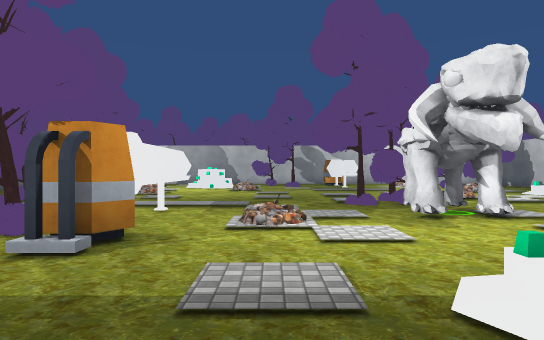
View 1 (above)

16 first-person views from a walk through a scene from a Unity 3-D project. The camera is 1.5 m above the floor, looks level and sees 70° across. The floor is counted in squares, 2 m on a side. Each view is taken from the middle of a square. On the plan, view 1 faces up. The plan holds only what a view shows up to about 12 squares ahead; the rest is blank. The place goes on beyond the plan. Some animated figures are not drawn. Some surface patterns are stand-ins.

View 2
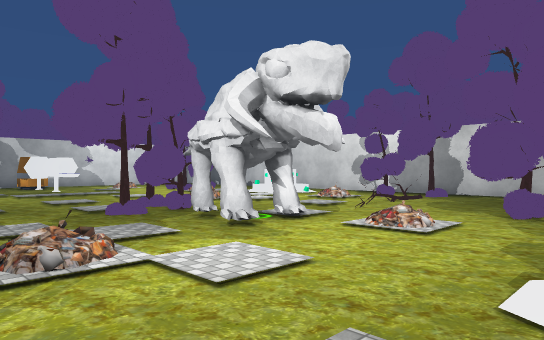

View 3
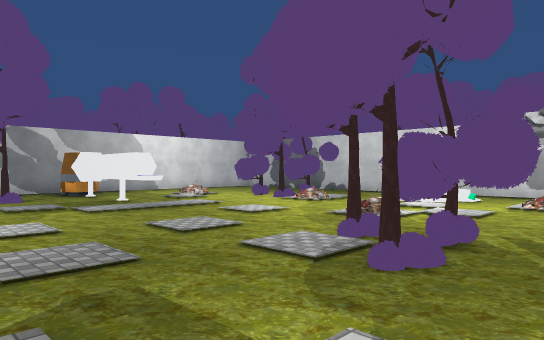

View 4
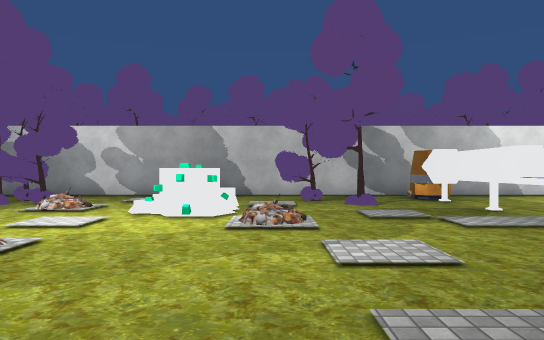

View 5
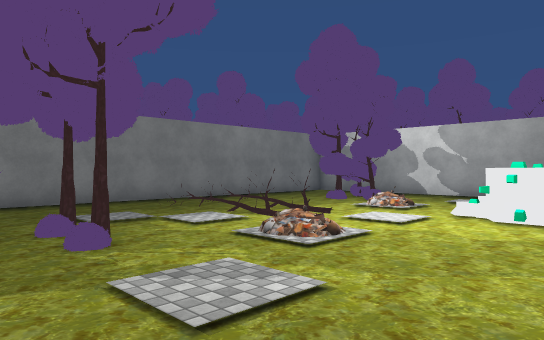

View 6
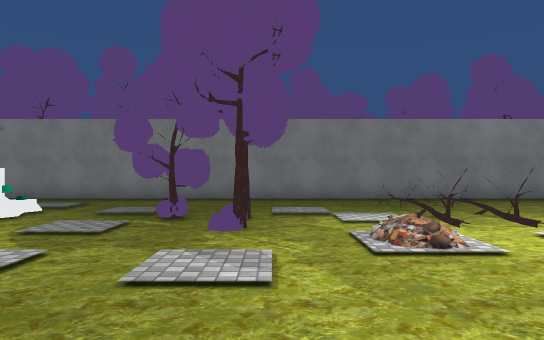

View 7
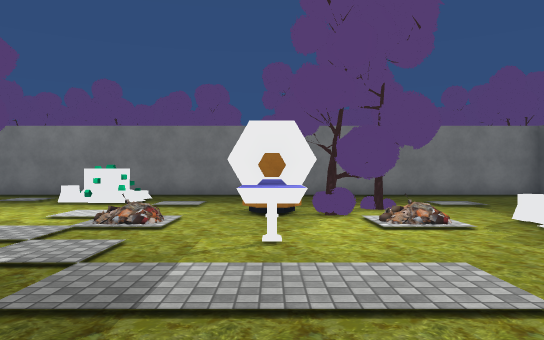

View 8
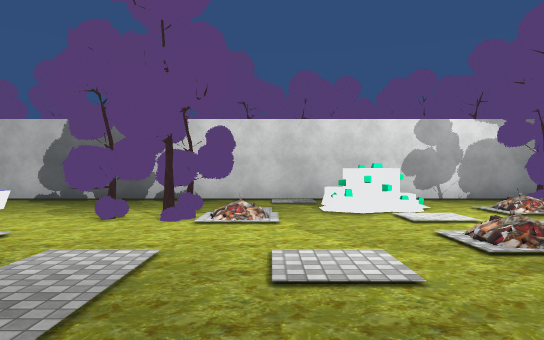

View 9
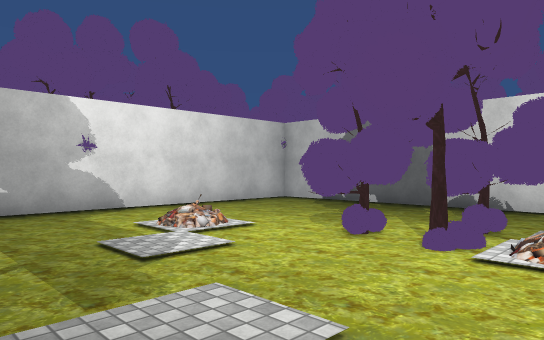

View 10
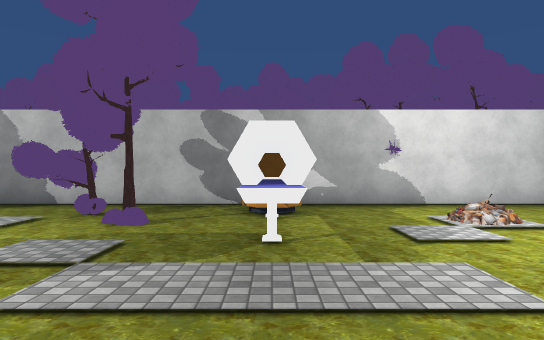

View 11
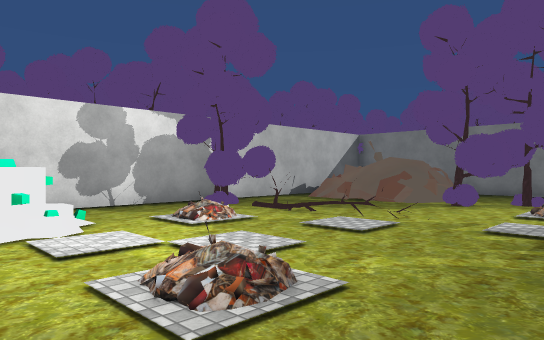

View 12
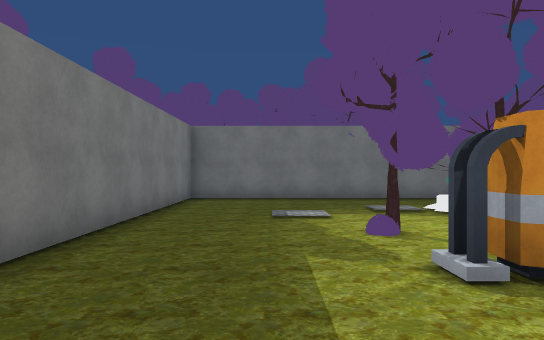

View 13
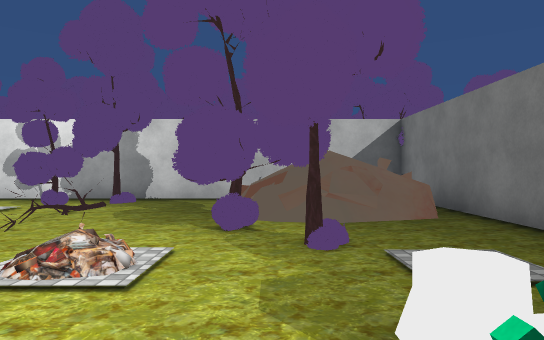

View 14
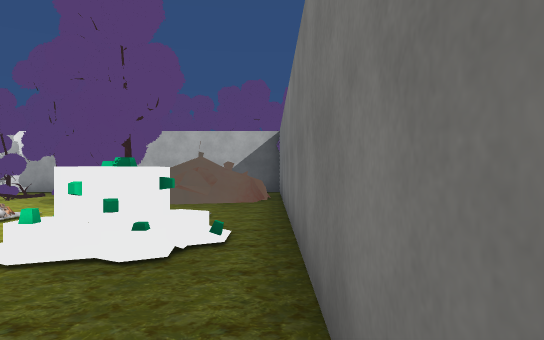

View 15
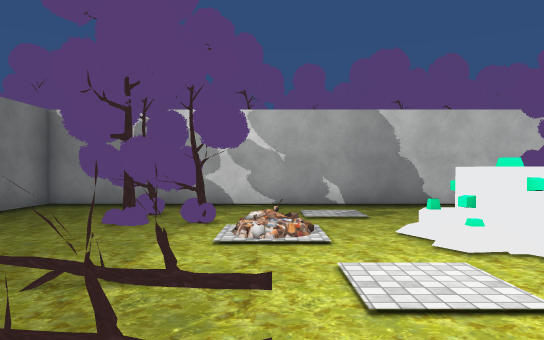

View 16
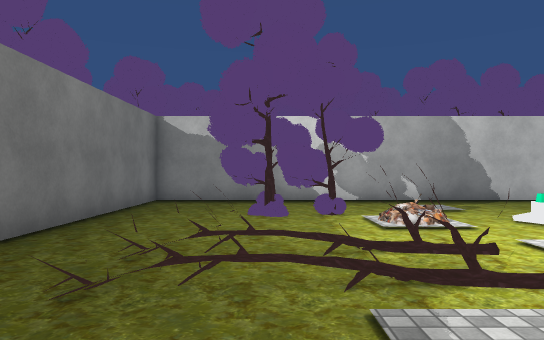

### Floor plan
Points are (right, up) in squares from view 1. A wall is a line through its corners. A room is listed if a view was taken in it or the views show most of it. See-through windows are left out.
Room 1 (views 1, 2, 3, 4, 5, 6, 7, 8, 9, 10, 11, 12, 13, 14, 15, 16)
walls: (-2.3, 4.6) (-1.8, 4.6); (-1.4, 4.3) (-1.7, 3.8) (-2.3, 3.8); (-1.8, 3.5) (-2.3, 3.5); (3.3, 18.4) (2.7, 18.4) (2.5, 18.9); (7.5, 2.9) (7.6, 3.4); (7.4, 1.5) (7.3, 2); (7.1, 1.1) (7, 2.1); (9.2, 2.3) (9.5, 2.6); (10.7, 2.6) (10.7, 20.2) (-9.7, 20.2) (-9.7, -0.3) (9, -0.3)
low walls: (3.5, 18.8) (3.3, 18.4); (6.9, 2.7) (7.3, 3.3); (6.6, 2.4) (6.7, 3); (7.9, 3.3) (8.6, 3.5); (8.5, 3.7) (9.3, 3.4); (6.9, 1.1) (6.8, 2); (7.9, 0.2) (7.2, 0.5) (7, 1.3)
objects: other object (-8, 18) to (-7, 18); other object (-7, 6) to (-6, 6); other object (-7, 9) to (-6, 10); other object (-7, 17) to (-6, 18); other object (-7, 19); other object (-6, 11) to (-5, 11); other object (-6, 14); other object (-6, 15); other object (-5, 4); other object (-4, 4) to (-3, 5); other object (-3, 16) to (-2, 17); other object (-2, 5); other object (-2, 6); other object (-2, 7); other object (-2, 8); other object (-1, 18) to (0, 19); other object (1, 18); other object (2, 1) to (2, 2); other object (2, 8); other object (2, 9); other object (3, 6) to (3, 7); other object (3, 9) to (3, 10); other object (3, 15); other object (3, 16); other object (3, 17); other object (3, 18); other object (4, 3); other object (5, 3) to (6, 4); other object (6, 15) to (7, 15); other object (7, 14) to (8, 15); other object (7, 16); other object (8, 7) to (9, 8); other object (8, 11) to (9, 12); other object (10, 7)

Where each view was taken, in squares from view 1:
view 1: 0 up, 0 right, facing up
view 2: 2 up, 1 left, facing up-right
view 3: 7 up, 1 left, facing up-right
view 4: 9 up, 1 left, facing up
view 5: 9 up, 1 left, facing up-left
view 6: 11 up, 0 right, facing left
view 7: 11 up, 2 left, facing down
view 8: 13 up, 1 right, facing right
view 9: 13 up, 3 right, facing up-right
view 10: 12 up, 3 right, facing up
view 11: 12 up, 3 right, facing down-right
view 12: 2 up, 1 right, facing left
view 13: 3 up, 1 right, facing right
view 14: 0 up, 2 left, facing right
view 15: 12 up, 5 left, facing up
view 16: 11 up, 7 left, facing up
